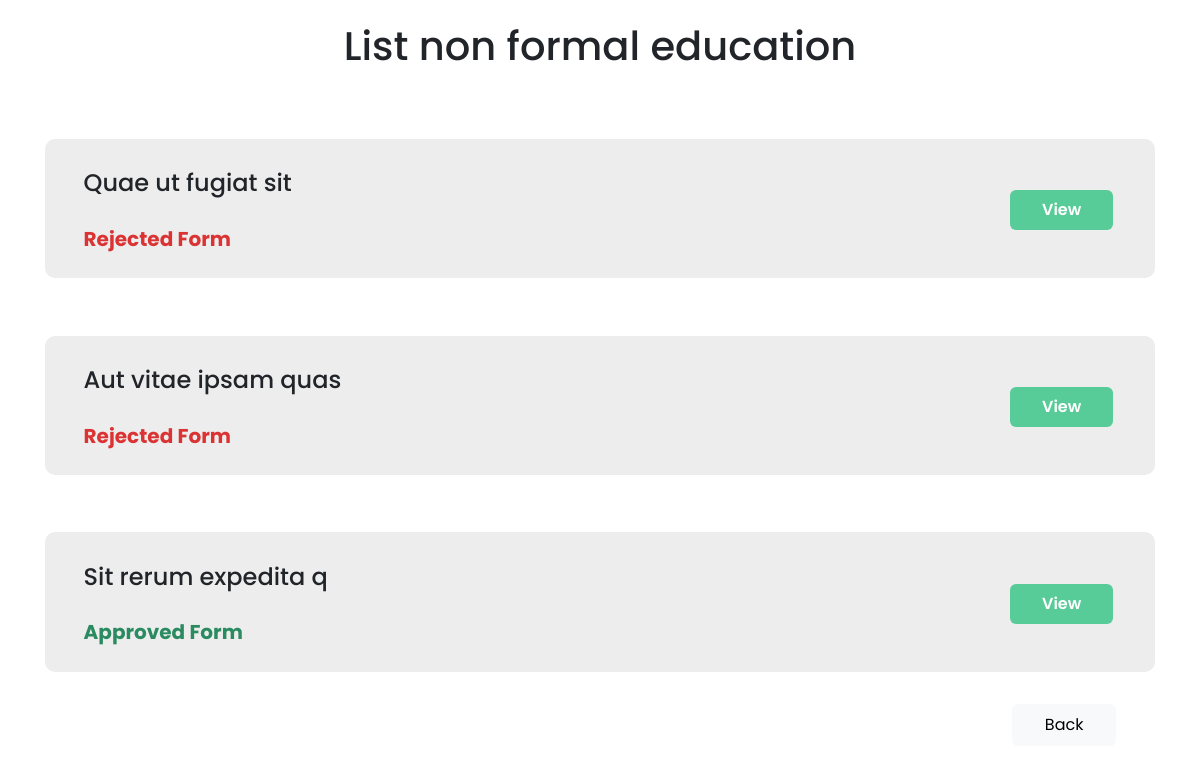
The app's page /non_formal.php (signed in) with its own data.
### tables this page shows
CREATE TABLE `hrm_user` (
  `id` int(11) NOT NULL,
  `id_employee` int(11) NOT NULL,
  `nama_lengkap` varchar(255) NOT NULL,
  `tujuan_program` varchar(255) NOT NULL,
  `start_date` date NOT NULL,
  `end_date` date NOT NULL,
  `materi_konten` varchar(255) NOT NULL,
  `judul_program` varchar(255) NOT NULL,
  `metode_pembelajaran` varchar(255) NOT NULL,
  `sertifikat` varchar(255) NOT NULL,
  `nama_instansi` varchar(255) NOT NULL,
  `lokasi_provinsi` varchar(255) NOT NULL,
  `deksripsi` varchar(255) NOT NULL,
  `lokasi_kota` varchar(255) NOT NULL,
  `id_status` varchar(255) NOT NULL,
  `status_sertifikat` varchar(255) NOT NULL
);

CREATE TABLE `hr_status` (
  `id` int(11) NOT NULL,
  `id_status` varchar(255) NOT NULL,
  `status` varchar(255) NOT NULL
);

### non_formal.php (the view, shortened to what this page needs)
<?php
require_once 'koneksi.php';
?>
<!doctype html>
<html lang="en">
<head>
    <link rel="stylesheet" href="css/StylingNonFormal.css">
    <link href="https://cdn.jsdelivr.net/npm/bootstrap@5.3.0-alpha3/dist/css/bootstrap.min.css" rel="stylesheet">
    <link rel="stylesheet" href="https://cdn.datatables.net/1.13.4/css/jquery.dataTables.css" />
</head>
<body>
    <div class="container">
        <div class="row">
            <div class="col">
                <div class="d-flex justify-content-center">
                    <h1>List non formal education</h1>
                </div>
            </div>
        </div>
        <?php
        $sql = mysqli_query($koneksi, "SELECT hrm_user.id, hrm_user.nama_lengkap, hr_status.status FROM hrm_user
        left join hr_status ON hr_status.id_status = hrm_user.id_status
        ORDER BY id DESC");
        while ($data = mysqli_fetch_array($sql)) {
        ?>
            <div class="row">
                <div class="col">
                    <div class="sq-non-formal">
                        <div class="sq-non-formal-header">
                            <h4>
                                <?php echo $data['nama_lengkap'] ?>
                            </h4>
                            <?php
                            if ($data['status'] == "Rejected Form") {
                                $color_text = '#DB3333';
                            } else if ($data['status'] == "Approved Form") {
                                $color_text = '#2A8B61';
                            } else if ($data['status'] == "Half Approved Form") {
                                $color_text = '#2a8b61';
                            } else if ($data['status'] == "Document Approved") {
                                $color_text = '#2a8b61';
                            } else if ($data['status'] == "Pending Form") {
                                $color_text = '#FFCC00';
                            }
                            echo "<h5 style='color: $color_text;'>" . $data['status'] . "</h5>";
                            ?>
                        </div>
                        <div class="sq-non-formal-box">
                            <div class="sq-non-formal-button">
                                <a href="view_non_formal.php?id=<?php echo $data['id'] ?>">
                                    <button class="btn btn-primary" id="btn_view_non_formal">
                                        View
                                    </button>
                                </a>
                            </div>
                        </div>
                    </div>
                </div>
            </div>
        <?php } ?>
        <div class="row">
            <div class="col">
                <div class="d-flex justify-content-end sq-non-formal-back">
                    <a href="index.php">
                        <button class="btn btn-light">
                            Back
                        </button>
                    </a>
                </div>
            </div>
        </div>
    </div>
</body>
</html>

### css/StylingNonFormal.css (style rules this page uses)
* { margin: 0; padding: 0.2rem 0.2rem 0.1rem 0.2rem; box-sizing: border-box; font-family: 'Poppins', sans-serif; }
body { overflow-x: hidden; }
.row .col .sq-non-formal { padding: 1rem 2rem 1rem 2rem; background-color: #ededed; border-radius: 10px; margin-top: 3rem; display: flex; }
.row .col .sq-non-formal .sq-non-formal-header { display: flex; width: 100%; flex-direction: column; }
.row .col .sq-non-formal .sq-non-formal-header h4 { margin-top: 0.5rem; }
.row .col .sq-non-formal .sq-non-formal-header h5 { color: #2a8b61; font-weight: bold; margin-top: 1rem; }
.row .col .sq-non-formal .sq-non-formal-box { width: 100%; display: flex; align-items: center; justify-content: end; }
.row .col .sq-non-formal .sq-non-formal-box a button { background-color: #57cc99; padding: 0.5rem 2rem 0.5rem 2rem; border: none; font-weight: 600; }
.row .col .sq-non-formal-back a button { padding: 0.5rem 2rem 0.5rem 2rem; margin-top: 1rem; margin-right: 2rem; }

### records on screen
hrm_user: nama_lengkap "Quae ut fugiat sit", hr_status.status "Rejected Form"
hrm_user: nama_lengkap "Aut vitae ipsam quas", hr_status.status "Rejected Form"
hrm_user: nama_lengkap "Sit rerum expedita q", hr_status.status "Approved Form"
